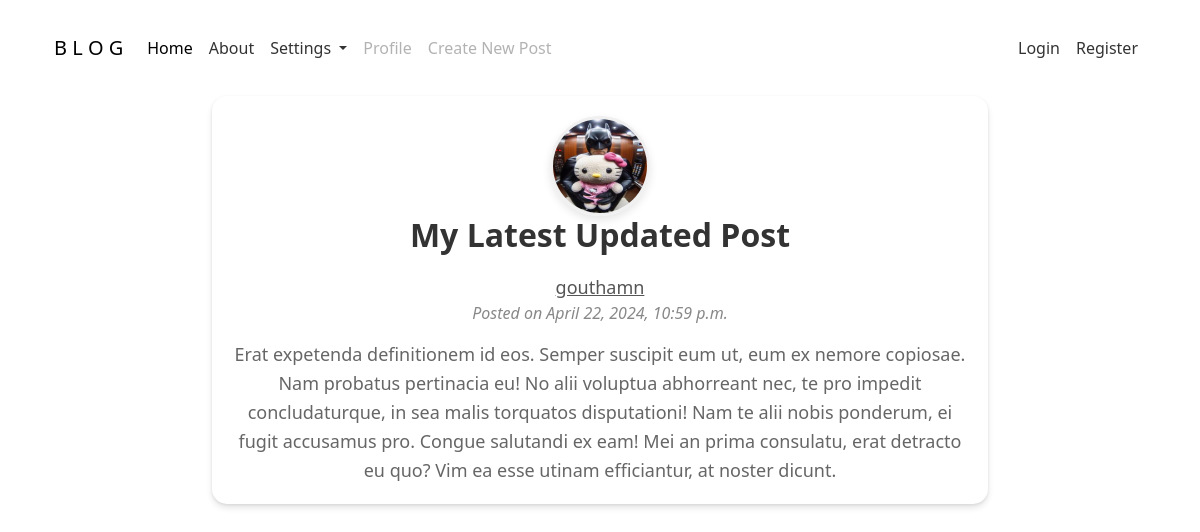
The app's page /post/31/ with its own data.
### blog/models.py (models this page shows, shortened)
class Post(models.Model):
    title = models.CharField(max_length=100)
    content = models.TextField()
    date_posted = models.DateTimeField(auto_now_add=True)
    author = models.ForeignKey(User, on_delete=models.CASCADE)

### users/models.py (models this page shows, shortened)
class Profile(models.Model):
    user = models.OneToOneField(User, on_delete=models.CASCADE)
    image = models.ImageField(default='default.png', upload_to="profile_pics")

### blog/views.py (the view)
# urls.py: path('post/<int:pk>/',views.PostDetailView.as_view(),name="post-detail"),
class PostDetailView(DetailView):
    model = Post

### blog/templates/blog/post_detail.html (shortened to what this page needs)
{% extends 'blog/base.html' %}
{% load static %}
{% block content %}
<link rel="stylesheet" href="{% static 'blog/blog.css' %}">
<div class="post-detail">
    <div class="container">
        <div class="row">
            <div class="col-md-12">
                <div class="post-block">
                    <img class="rounded-circle article-img" src="{{ object.author.profile.image.url }}" style="width: 100px; height: 100px; border-radius: 50%; border: 3px solid #f0f0f0; box-shadow: 0 4px 8px rgba(0, 0, 0, 0.1);">
                    <h2>{{ object.title }}</h2>
                    <a href="{% url 'user-posts' object.author.username %}" class="author">{{ object.author }}</a>
                    <p class="date">Posted on {{ object.date_posted }}</p>
                    <p class="content">{{ post.content }}</p>
                </div>
            </div>
        </div>
    </div>
</div>
{% endblock content %}

### blog/static/blog/main.css (style rules this page uses)
.container { margin-top: 20px; }

### blog/static/blog/blog.css (style rules this page uses)
.post-block { background-color: #ffffff; border-radius: 15px; box-shadow: 0 4px 6px rgba(0, 0, 0, 0.1), 0 1px 3px rgba(0, 0, 0, 0.08); padding: 20px; margin-bottom: 30px; }
.post-block h2 { font-size: 24px; font-weight: 600; margin-bottom: 10px; color: #333333; }
.post-block p { font-size: 16px; color: #666666; margin-bottom: 15px; }
.post-block p:last-child { margin-bottom: 0; }
.post-block p.date { font-style: italic; color: #888888; margin-bottom: 15px; }

### blog/templates/blog/post_detail.html (style rules this page uses)
.post-detail { text-align: center; max-width: 800px; margin: 0 auto; }
.post-detail h2 { font-size: 32px; font-weight: bold; margin-bottom: 20px; }
.post-detail .author { font-size: 18px; color: #555; }
.post-detail .date { font-size: 16px; color: #777; margin-bottom: 20px; }
.post-detail .content { font-size: 18px; line-height: 1.6; margin-bottom: 40px; }

### records on screen
Post: author.profile.image (picture), title "My Latest Updated Post", author "gouthamn", date_posted "April 22, 2024, 10:59 p.m.", content "Erat expetenda definitionem id eos. Semper suscipit eum ut, eum ex nemore copiosae. Nam probatus pertinacia eu! No alii voluptua abhorreant nec, te pro impedit concludaturque, in sea malis torquatos disputationi! Nam te alii nobis ponderum, ei fugit accusamus pro. Congue salutandi ex eam! Mei an prima consulatu, erat detracto eu quo? Vim ea esse utinam efficiantur, at noster dicunt."
